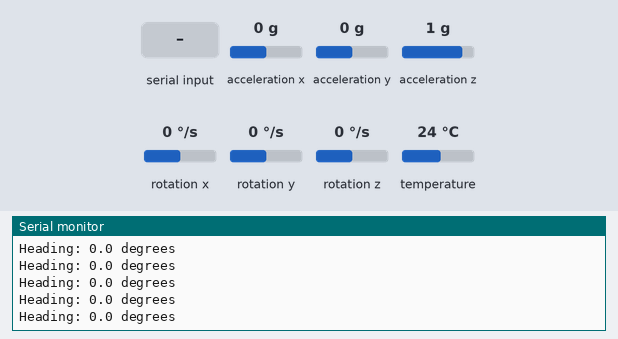
The sketch below on a simulated ESP32. On the bench: the last lines printed to the serial monitor. The inputs (shaded band) are chosen by the test bench; at power-on: rotation z 0 °/s, acceleration x 0 g, acceleration y 0 g, acceleration z 1 g, rotation x 0 °/s, rotation y 0 °/s, temperature 24 °C.

Above: at 1.7 s.
1.8 s: "0" received over Serial
At 1.92 s:
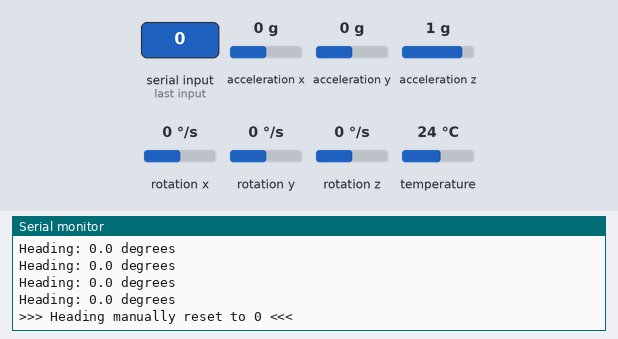
3.3 s: rotation z set to -192 °/s
At 3.49 s:
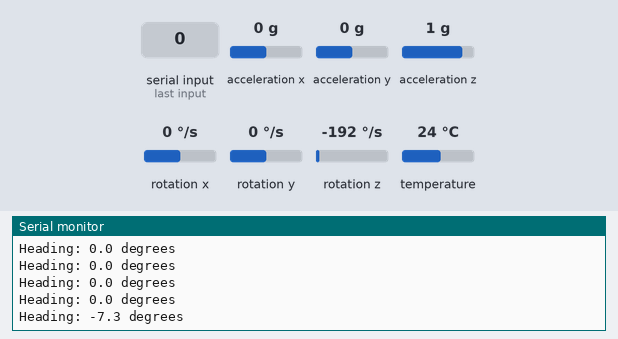
4.8 s: rotation z set to -100 °/s
At 4.91 s:
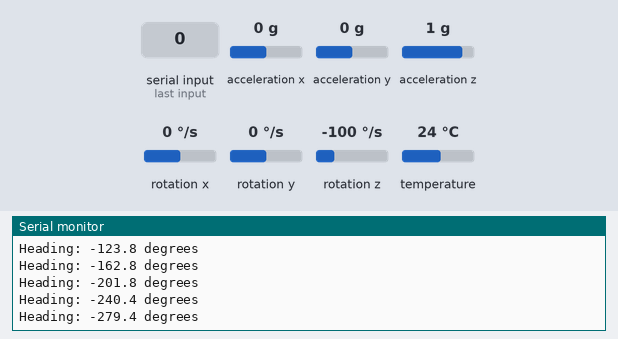
Timing chart, 0 to 7.8 s (numbered marks = the images above; inputs shaded):
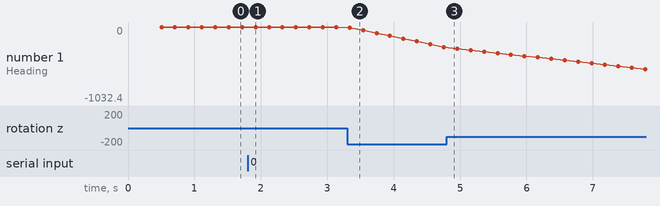

Measured:
- after the input at 1.8 s, the serial monitor: prints a new line at once (image 1)
- after the input at 3.3 s, the serial monitor: prints a new line at once (image 2)
- plotted number 1: 0 → -279.4 after the input at 3.3 s, -279.4 → -1032.4 after the input at 4.8 s

The sketch:

mpu_heading_test.ino
```cpp
/*
  =====================================================================
  MPU-6050 HEADING TEST - just the left/right angle, no graphics
  =====================================================================

  WHAT THIS CODE DOES:
  Since your rover only ever spins flat on the floor (never tips
  forward/back or side to side), the only number that actually matters
  is HEADING - which way it's currently facing, compared to where it
  started. This sketch does just that, and prints it straight to
  Serial Monitor - no WiFi, no Python needed for this test.

  WHY THE GYROSCOPE (not the accelerometer this time):
  The accelerometer can only sense gravity's direction - and gravity
  points straight down no matter which way you're facing while lying
  flat. So it's physically incapable of measuring "which way am I
  facing" on a flat surface. The gyroscope instead measures ROTATION
  SPEED, which we add up over time to get total heading - the same
  method already built into your rover code.

  HOW TO USE THIS:
  1. Upload this sketch
  2. Open Serial Monitor (115200 baud)
  3. Watch the heading number - it should read close to 0 at rest
  4. Rotate the breadboard flat on a table, a known amount (like a
     careful 90 degree turn), and check how close the number gets
  5. Type "0" into the Serial Monitor's send box (top) and hit Enter/
     Send at any time to reset heading back to 0
  =====================================================================
*/

#include <Wire.h>
#include <Adafruit_MPU6050.h>
#include <Adafruit_Sensor.h>

#define MPU_SDA_PIN 21
#define MPU_SCL_PIN 22

Adafruit_MPU6050 mpu;
bool mpuFound = false;

// Our running total heading, in degrees. 0 = whichever way it was
// facing at the last reset (either power-on, or typing "0").
float headingDegrees = 0.0;

// Tracks time between gyroscope readings, so we can do
// "rotation speed x time = how much it actually rotated".
unsigned long lastReadTime = 0;

unsigned long lastPrintTime = 0;
const unsigned long PRINT_INTERVAL_MS = 200; // print 5 times per second


void setup() {
  Serial.begin(115200);
  delay(500);

  // Pull-up resistors + safety timeout, same fixes we needed before.
  pinMode(MPU_SDA_PIN, INPUT_PULLUP);
  pinMode(MPU_SCL_PIN, INPUT_PULLUP);
  Wire.begin(MPU_SDA_PIN, MPU_SCL_PIN);
  Wire.setClock(50000);
  Wire.setTimeOut(1000);

  if (mpu.begin()) {
    mpuFound = true;
    Serial.println("MPU-6050 found! Tracking heading...");
    Serial.println("Type '0' and press Enter/Send anytime to reset heading to 0.");
  } else {
    mpuFound = false;
    Serial.println("MPU-6050 NOT found - check wiring!");
  }

  lastReadTime = millis();
}


void loop() {
  if (!mpuFound) {
    delay(500);
    return;
  }

  // ---- Check if the person typed "0" into Serial Monitor to reset ----
  if (Serial.available()) {
    char incoming = Serial.read();
    if (incoming == '0') {
      headingDegrees = 0.0;
      Serial.println(">>> Heading manually reset to 0 <<<");
    }
  }

  // ---- Read the gyroscope and update our heading total ----
  sensors_event_t accel, gyro, temp;
  mpu.getEvent(&accel, &gyro, &temp);

  unsigned long now = millis();
  float deltaSeconds = (now - lastReadTime) / 1000.0;
  lastReadTime = now;

  // gyro.gyro.z = rotation speed around the vertical axis (radians
  // per second) - exactly the "spinning left/right while flat"
  // rotation your rover cares about.
  float rotationThisStep = gyro.gyro.z * deltaSeconds;
  headingDegrees += rotationThisStep * (180.0 / PI);

  // ---- Print it, a few times per second ----
  if (now - lastPrintTime > PRINT_INTERVAL_MS) {
    lastPrintTime = now;
    Serial.print("Heading: ");
    Serial.print(headingDegrees, 1);
    Serial.println(" degrees");
  }
}
```
